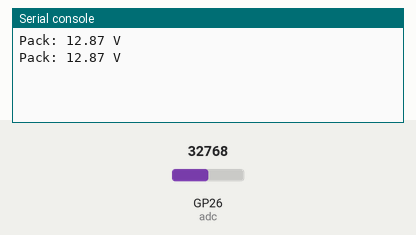
Recording of a program running on a simulated Raspberry Pi Pico running MicroPython. Shown: the last lines printed to the serial console. The test bench sets the inputs (shaded band); at power-on: GP26 (adc) = 32768 (analog values on the 0–65535 scale).

Above: at 1.2 s.
1.3 s: GP26 (adc) set to 45874
At 2.6 s:
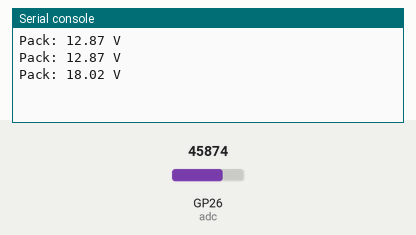
2.8 s: GP26 (adc) set to 57670
At 3.8 s:
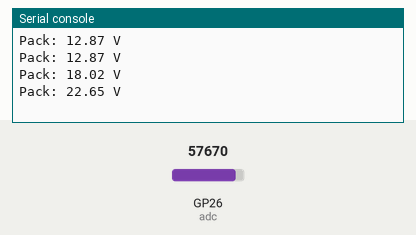
Timing chart, 0 to 5.8 s (numbered marks = the images above; inputs shaded):
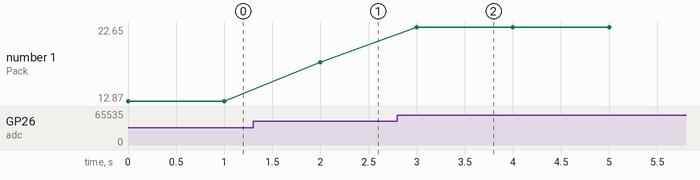

The program:

example.py
```python
# Runs on a Raspberry Pi Pico (MicroPython) to read the 4S pack voltage on ADC0 (GP26) through the 680k/100k divider and prints the measured voltage once per second.
#
# Buy this module: https://shillehtek.com/products/4s-30a-18650-lithium-battery-protection-board-14-8v-16v-with-cable
# Full manual: https://shillehtek.com/blogs/shillehtek-product-manuals/4s-30a-18650-lithium-battery-protection-board-14-8v-16v-with-cable-manual
# More examples: https://github.com/shillehbean/shillehtek-examples
#

# Pico reads 4S pack voltage through a 680k/100k divider on ADC0 (GP26)

from machine import ADC
import time

adc = ADC(0)
divider_ratio = 7.8
v_ref = 3.3

while True:
    raw = adc.read_u16()
    v_adc = (raw / 65535) * v_ref
    v_pack = v_adc * divider_ratio
    print("Pack: {:.2f} V".format(v_pack))
    time.sleep(1)
```

Measured:
- after the input at 1.3 s, the serial console: prints a new line after 0.70 s (image 1)
- after the input at 2.8 s, the serial console: prints a new line after 0.20 s (image 2)
- plotted number 1: 12.87 → 18.02 after the input at 1.3 s, 18.02 → 22.65 after the input at 2.8 s
